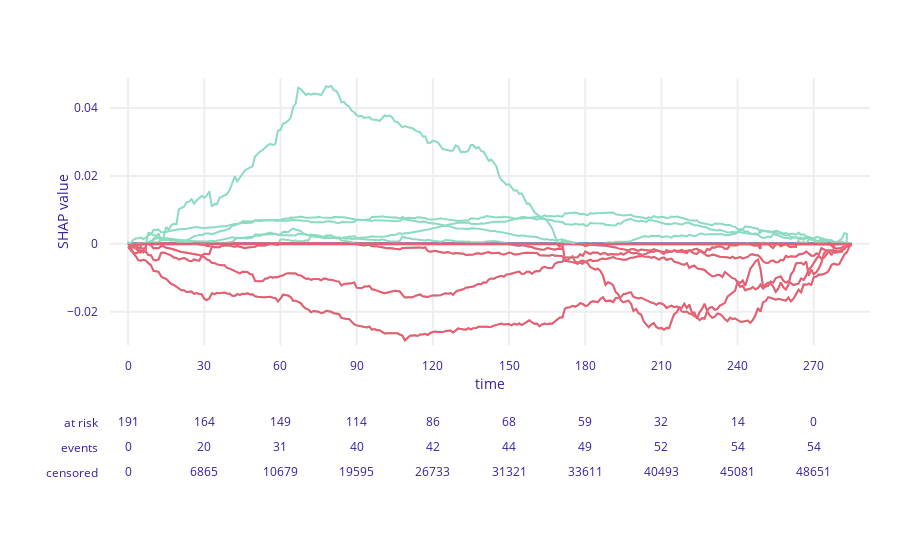

Notebook code for this chart:
### Code cell
y_dtype = np.dtype({'names':['event', 'time'], 'formats':[np.uint8, np.uint8]})
y = np.array([tuple(row) for row in np.stack((y_train[1], y_train[0])).transpose(1, 0)], dtype=y_dtype)
model_exp = SurvivalModelExplainer(model, pd.DataFrame(x_train, columns=train_column_names), y)
n_obs = len(x_test)
survshaps = [None for i in range(n_obs)]
time_array = []
for i, obs in enumerate(x_test[:1]):
    xx = pd.DataFrame(np.atleast_2d(obs), columns=train_column_names)
    survshap = PredictSurvSHAP()
    start = timeit.timeit()
    survshap.fit(model_exp, xx)
    end = timeit.timeit()
    print(end - start)
    time_array.append(end - start)
    survshaps[i] = survshap
    survshap.plot()
    plt.show()
    print(survshap.result.head())

### Figure 1 — Plotly figure (JSON) as saved in the notebook; plotly's stock layout.template omitted (floating-point values rounded to 4 significant figures; data arrays with more than 128 entries replaced by an {"elided": "..."} marker saying what was removed)
{"data": [{"hoverinfo": "text", "hovertemplate": "<b>Average SF</b><br>Time: %{x}<br>Avg SF value: %{text:.6f}<extra></extra>", "line": {"color": "#4378bf", "width": 3}, "mode": "lines", "text": {"elided": "286 float values"}, "x": {"elided": "286 int values"}, "y": {"elided": "286 int values"}, "type": "scatter", "xaxis": "x", "yaxis": "y"}, {"hoverinfo": "text", "hovertemplate": "<b>age</b><br>Value: 0.830985<br>Time: %{x}<br>SHAP value: %{y:.6f}<extra></extra>", "line": {"color": "#8bdcbe"}, "mode": "lines", "x": {"elided": "287 int values"}, "y": {"elided": "287 float values"}, "type": "scatter", "xaxis": "x", "yaxis": "y"}, {"hoverinfo": "text", "hovertemplate": "<b>age</b><br>Value: 0.830985<br>Time: %{x}<br>SHAP value: %{y:.6f}<extra></extra>", "line": {"color": "#f05a71"}, "mode": "lines", "x": {"elided": "286 int values"}, "y": {"elided": "286 float values"}, "type": "scatter", "xaxis": "x", "yaxis": "y"}, {"hoverinfo": "text", "hovertemplate": "<b>creatinine_phosphokinase</b><br>Value: -0.489152<br>Time: %{x}<br>SHAP value: %{y:.6f}<extra></extra>", "line": {"color": "#8bdcbe"}, "mode": "lines", "x": {"elided": "293 int values"}, "y": {"elided": "293 float values"}, "type": "scatter", "xaxis": "x", "yaxis": "y"}, {"hoverinfo": "text", "hovertemplate": "<b>creatinine_phosphokinase</b><br>Value: -0.489152<br>Time: %{x}<br>SHAP value: %{y:.6f}<extra></extra>", "line": {"color": "#f05a71"}, "mode": "lines", "x": [0, 1, 2, 3, 4, 5, 5, 7, 8, 9, 10, 11, 12, 13, 14, 15, 16, 17, 18, 19, 20, 21, 22, 23, 24, 25, 26, 27, 28, 29, 30, 31, 32, 33, 34, 35, 36, 37, 38, 39, 40, 41, 42, 43, 44, 45, 46, 47, 48, 49, 50, 51, 52, 53, 54, 55, 55, 56, 57, 58, 59, 59, 283, 284, 284], "y": [-0.0002473, -0.0005173, -0.0009689, -0.001356, -0.001519, -0.00162, 0, 0, -2.803e-05, -0.0003428, -0.001323, -0.001216, -0.001299, -0.0006725, -0.0007242, -0.001122, -0.001217, -0.001449, -0.001676, -0.001881, -0.002312, -0.002378, -0.002486, -0.002589, -0.002661, -0.00279, -0.002971, -0.003179, -0.003273, -0.003536, -0.002929, -0.002976, -0.002981, -0.0006828, -0.0009635, -0.0009969, -0.0009806, -0.0005354, -0.0004999, -0.0003867, -0.0004173, -0.0007438, -0.0008442, -0.0006428, -0.0008316, -0.001244, -0.001301, -0.001061, -0.0009857, -0.0009725, -0.000891, -0.0004588, -0.0004694, -0.0004087, -0.0005161, -0.00028, 0, 0, -0.0001261, -0.0001271, -0.0002888, 0, 0, -9.317e-05, 0], "type": "scatter", "xaxis": "x", "yaxis": "y"}, {"hoverinfo": "text", "hovertemplate": "<b>ejection_fraction</b><br>Value: 1.770741<br>Time: %{x}<br>SHAP value: %{y:.6f}<extra></extra>", "line": {"color": "#8bdcbe"}, "mode": "lines", "x": {"elided": "293 int values"}, "y": {"elided": "293 float values"}, "type": "scatter", "xaxis": "x", "yaxis": "y"}, {"hoverinfo": "text", "hovertemplate": "<b>ejection_fraction</b><br>Value: 1.770741<br>Time: %{x}<br>SHAP value: %{y:.6f}<extra></extra>", "line": {"color": "#f05a71"}, "mode": "lines", "x": [0, 1, 2, 3, 4, 5, 6, 7, 7, 169, 170, 170, 171, 172, 173, 174, 175, 176, 177, 178, 179, 180, 181, 182, 183, 184, 185, 186, 187, 188, 189, 190, 191, 192, 193, 194, 195, 196, 197, 198, 199, 200, 201, 202, 203, 204, 205, 206, 207, 208, 209, 210, 211, 212, 213, 214, 215, 216, 217, 218, 219, 220, 221, 222, 223, 224, 225, 226, 227, 228, 229, 230, 231, 232, 233, 234, 235, 236, 237, 238, 239, 240, 241, 242, 243, 244, 245, 246, 247, 248, 249, 250, 251, 252, 253, 254, 255, 256, 257, 258, 259, 260, 261, 262, 263, 264, 265, 266, 267, 268, 269, 270, 271, 272, 273, 274, 275, 276, 277, 278, 278, 283, 284, 285], "y": [0, -0.0001203, -0.001084, -0.0006916, -0.00231, -0.001933, -0.002513, -0.001801, 0, 0, -0.0009865, 0, 0, -0.004769, -0.004837, -0.004141, -0.003667, -0.005255, -0.00539, -0.005523, -0.005796, -0.00521, -0.005753, -0.006837, -0.00725, -0.007613, -0.007296, -0.007986, -0.009421, -0.01203, -0.01128, -0.01159, -0.01223, -0.01418, -0.01483, -0.0166, -0.01717, -0.01697, -0.01669, -0.01761, -0.01974, -0.01917, -0.02041, -0.02078, -0.02278, -0.02369, -0.02452, -0.02373, -0.02331, -0.02444, -0.0249, -0.02474, -0.02526, -0.02472, -0.02482, -0.02267, -0.02068, -0.02013, -0.0187, -0.01886, -0.01758, -0.01885, -0.01787, -0.02028, -0.02022, -0.02198, -0.02014, -0.01913, -0.01762, -0.01967, -0.01877, -0.0186, -0.01942, -0.01916, -0.01816, -0.01781, -0.01737, -0.01555, -0.0149, -0.0145, -0.0138, -0.01105, -0.01149, -0.01077, -0.01233, -0.009883, -0.007296, -0.006359, -0.00514, -0.004617, -0.007374, -0.01258, -0.01208, -0.01141, -0.01182, -0.01247, -0.01414, -0.0132, -0.01136, -0.01277, -0.01342, -0.01205, -0.00895, -0.008019, -0.00576, -0.005702, -0.005561, -0.006079, -0.005147, -0.009326, -0.007535, -0.008917, -0.008389, -0.007155, -0.005536, -0.0028, -0.002131, -0.002407, -0.003288, -0.001008, 0, 0, -0.0006016, -0.0002751], "type": "scatter", "xaxis": "x", "yaxis": "y"}, {"hoverinfo": "text", "hovertemplate": "<b>platelets</b><br>Value: -0.101610<br>Time: %{x}<br>SHAP value: %{y:.6f}<extra></extra>", "line": {"color": "#8bdcbe"}, "mode": "lines", "x": {"elided": "296 int values"}, "y": {"elided": "296 float values"}, "type": "scatter", "xaxis": "x", "yaxis": "y"}, {"hoverinfo": "text", "hovertemplate": "<b>platelets</b><br>Value: -0.101610<br>Time: %{x}<br>SHAP value: %{y:.6f}<extra></extra>", "line": {"color": "#f05a71"}, "mode": "lines", "x": {"elided": "144 int values"}, "y": {"elided": "144 float values"}, "type": "scatter", "xaxis": "x", "yaxis": "y"}, {"hoverinfo": "text", "hovertemplate": "<b>serum_creatinine</b><br>Value: -0.291505<br>Time: %{x}<br>SHAP value: %{y:.6f}<extra></extra>", "line": {"color": "#8bdcbe"}, "mode": "lines", "x": {"elided": "289 int values"}, "y": {"elided": "289 float values"}, "type": "scatter", "xaxis": "x", "yaxis": "y"}, {"hoverinfo": "text", "hovertemplate": "<b>serum_creatinine</b><br>Value: -0.291505<br>Time: %{x}<br>SHAP value: %{y:.6f}<extra></extra>", "line": {"color": "#f05a71"}, "mode": "lines", "x": [0, 0, 1, 2, 3, 4, 5, 6, 7, 7], "y": [-1.008e-05, 0, 0, -1.798e-05, -8.19e-05, -0.0003056, -0.0002623, -0.0002211, -0.0001836, 0], "type": "scatter", "xaxis": "x", "yaxis": "y"}, {"hoverinfo": "text", "hovertemplate": "<b>serum_sodium</b><br>Value: -0.140386<br>Time: %{x}<br>SHAP value: %{y:.6f}<extra></extra>", "line": {"color": "#8bdcbe"}, "mode": "lines", "x": {"elided": "304 int values"}, "y": {"elided": "304 float values"}, "type": "scatter", "xaxis": "x", "yaxis": "y"}, {"hoverinfo": "text", "hovertemplate": "<b>serum_sodium</b><br>Value: -0.140386<br>Time: %{x}<br>SHAP value: %{y:.6f}<extra></extra>", "line": {"color": "#f05a71"}, "mode": "lines", "x": {"elided": "207 int values"}, "y": {"elided": "207 float values"}, "type": "scatter", "xaxis": "x", "yaxis": "y"}, {"hoverinfo": "text", "hovertemplate": "<b>sex</b><br>Value: 0.000000<br>Time: %{x}<br>SHAP value: %{y:.6f}<extra></extra>", "line": {"color": "#8bdcbe"}, "mode": "lines", "x": {"elided": "287 int values"}, "y": {"elided": "287 float values"}, "type": "scatter", "xaxis": "x", "yaxis": "y"}, {"hoverinfo": "text", "hovertemplate": "<b>sex</b><br>Value: 0.000000<br>Time: %{x}<br>SHAP value: %{y:.6f}<extra></extra>", "line": {"color": "#f05a71"}, "mode": "lines", "x": {"elided": "286 int values"}, "y": {"elided": "286 float values"}, "type": "scatter", "xaxis": "x", "yaxis": "y"}, {"hoverinfo": "text", "hovertemplate": "<b>smoking</b><br>Value: 0.000000<br>Time: %{x}<br>SHAP value: %{y:.6f}<extra></extra>", "line": {"color": "#8bdcbe"}, "mode": "lines", "x": {"elided": "295 int values"}, "y": {"elided": "295 float values"}, "type": "scatter", "xaxis": "x", "yaxis": "y"}, {"hoverinfo": "text", "hovertemplate": "<b>smoking</b><br>Value: 0.000000<br>Time: %{x}<br>SHAP value: %{y:.6f}<extra></extra>", "line": {"color": "#f05a71"}, "mode": "lines", "x": [176, 177, 178, 179, 180, 181, 181, 182, 183, 184, 185, 186, 187, 187, 280, 281, 281, 282, 283, 283, 284, 285], "y": [0, -3.182e-05, -0.0001919, -0.0001544, -0.0005957, -8.519e-05, 0, 0, -3.001e-05, -7.313e-05, -0.0001117, -9.156e-05, -4.906e-05, 0, 0, -4.11e-05, 0, 0, -8.97e-05, 0, 0, -2.073e-05], "type": "scatter", "xaxis": "x", "yaxis": "y"}, {"mode": "text", "showlegend": false, "text": ["191", "191", "164", "149", "114", "86", "68", "59", "32", "14", "0"], "x": [-30.0, 0.0, 30.0, 60.0, 90.0, 120.0, 150.0, 180.0, 210.0, 240.0, 270.0], "y": [0.8, 0.8, 0.8, 0.8, 0.8, 0.8, 0.8, 0.8, 0.8, 0.8, 0.8], "type": "scatter", "xaxis": "x2", "yaxis": "y2"}, {"mode": "text", "showlegend": false, "text": ["0", "0", "20", "31", "40", "42", "44", "49", "52", "54", "54"], "x": [-30.0, 0.0, 30.0, 60.0, 90.0, 120.0, 150.0, 180.0, 210.0, 240.0, 270.0], "y": [0.5, 0.5, 0.5, 0.5, 0.5, 0.5, 0.5, 0.5, 0.5, 0.5, 0.5], "type": "scatter", "xaxis": "x2", "yaxis": "y2"}, {"mode": "text", "showlegend": false, "text": ["0", "0", "6865", "10679", "19595", "26733", "31321", "33611", "40493", "45081", "48651"], "x": [-30.0, 0.0, 30.0, 60.0, 90.0, 120.0, 150.0, 180.0, 210.0, 240.0, 270.0], "y": [0.2, 0.2, 0.2, 0.2, 0.2, 0.2, 0.2, 0.2, 0.2, 0.2, 0.2], "type": "scatter", "xaxis": "x2", "yaxis": "y2"}], "layout": {"xaxis": {"anchor": "y", "domain": [0.0, 1.0], "showticklabels": true, "title": {"text": "time", "standoff": 0}, "type": "linear", "gridwidth": 2, "zeroline": false, "automargin": true, "tickmode": "array", "tickvals": [-30.0, 0.0, 30.0, 60.0, 90.0, 120.0, 150.0, 180.0, 210.0, 240.0, 270.0], "ticktext": [-30.0, 0.0, 30.0, 60.0, 90.0, 120.0, 150.0, 180.0, 210.0, 240.0, 270.0], "tickcolor": "white", "ticklen": 3, "fixedrange": true, "range": [-7.125, 292.1]}, "yaxis": {"anchor": "x", "domain": [0.35, 1], "type": "linear", "gridwidth": 2, "zeroline": false, "automargin": true, "ticks": "outside", "tickcolor": "white", "ticklen": 3, "fixedrange": true, "range": [-0.0298, 0.0488], "title": {"text": "SHAP value"}}, "xaxis2": {"anchor": "y2", "domain": [0.0, 1.0], "title": {"text": "time", "standoff": 0}, "showticklabels": true, "type": "linear", "gridwidth": 2, "zeroline": false, "automargin": true, "tickmode": "array", "tickvals": [-30.0, 0.0, 30.0, 60.0, 90.0, 120.0, 150.0, 180.0, 210.0, 240.0, 270.0], "ticktext": [-30.0, 0.0, 30.0, 60.0, 90.0, 120.0, 150.0, 180.0, 210.0, 240.0, 270.0], "tickcolor": "white", "ticklen": 3, "fixedrange": true, "range": [-7.125, 292.1], "visible": false}, "yaxis2": {"anchor": "x2", "domain": [0.0, 0.2], "type": "linear", "gridwidth": 2, "zeroline": false, "automargin": true, "ticks": "outside", "tickcolor": "white", "ticklen": 3, "fixedrange": true, "range": [0, 1], "tickvals": [0.2, 0.5, 0.8], "ticktext": ["censored", "events", "at risk"], "showgrid": false}, "margin": {"pad": 6, "l": 110, "t": 78, "b": 71, "r": 30}, "showlegend": false, "title": {"x": 0.15}, "font": {"color": "#371ea3"}}}
